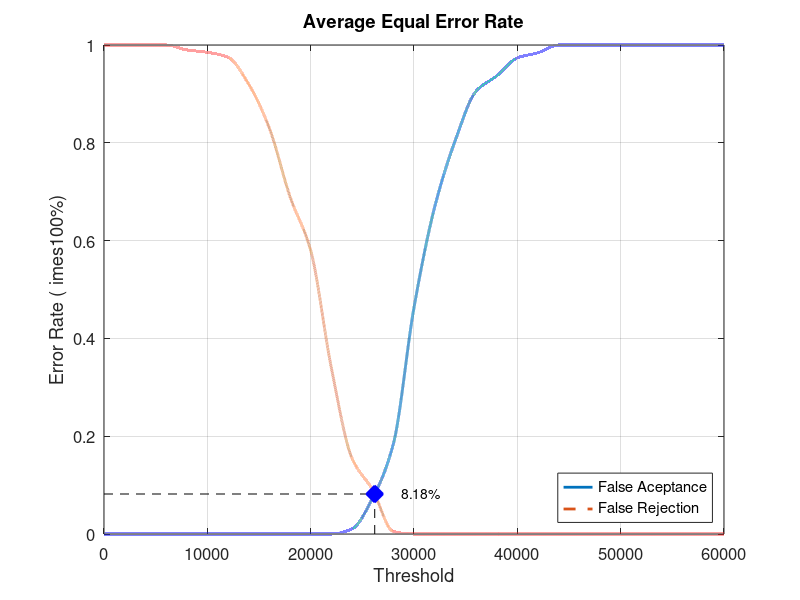
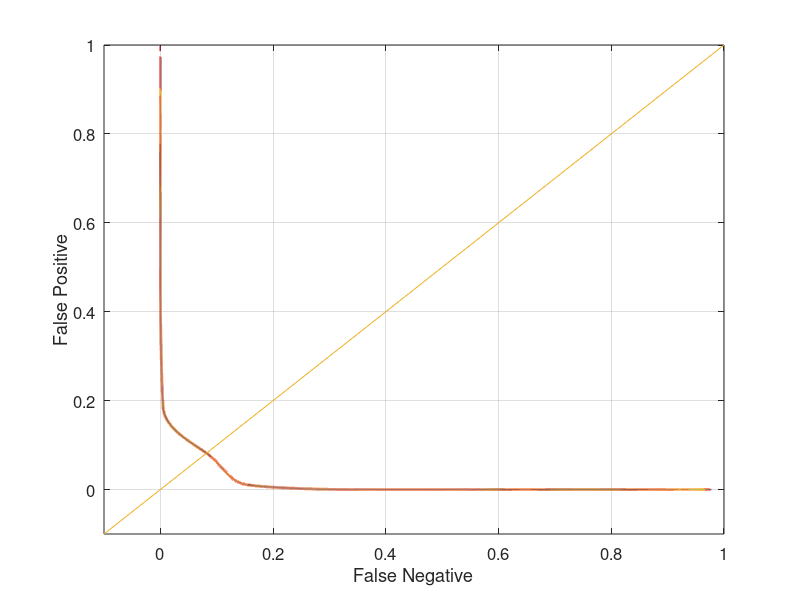

Here is the MATLAB script that generated these plots, in order:
close all;
clear;
clc;
x = 0:2000:60000;
xq = 0:0.5:60000;

y0 = [0 0 0 0 0 0 0 0 0 0 0 0 0.0105263 0.0736842 0.184211 0.463158 0.668421 0.805263 0.905263 0.936842 0.973684 0.984211 1 1 1 1 1 1 1 1 1]
yy0 = interp1(x, y0, xq, 'pchip');
y1 = [1 1 1 1 0.99 0.985 0.975 0.92 0.83 0.69 0.58 0.34 0.155 0.09 0.005 0 0 0 0 0 0 0 0 0 0 0 0 0 0 0 0]
yy1 = interp1(x, y1, xq, 'pchip');

% Calculating EER: 
y2 = abs(y0 - y1);
find(y2 == min(y2))
yy2 = abs(yy0 - yy1);
xEER = find(yy2 == min(yy2));
xEERIndex = xq(xEER) % X-axis EER
yEER = yy0(xEER) % Y-axis EER

main = figure
plot(xq, yy0,'-','LineWidth', 2);	hold on
plot(xq, yy1,'--','LineWidth', 2);	hold on
plot([xEERIndex xEERIndex], [0 yEER], 'k--');	hold on
plot([0 xEERIndex], [yEER yEER], 'k--');	hold on
plot(xEERIndex, yEER, 'bx', 'LineWidth', 10);	hold on
text(xEERIndex + 10 * xEERIndex / 100, yEER, [num2str(round((10000 * yEER)) / 100) '%'])
legend('False Aceptance', 'False Rejection', 'Location', 'SouthEast')
xlabel('Threshold')
ylabel('Error Rate (	imes100%)')
title('Average Equal Error Rate')
set(gca, 'FontSize', 12)
axis([0 60000 0 1])
grid on

print(main, 'Database4_2Main', '-dpng');
FNRxFPR = figure('Color', [1 1 1]);
plot(yy1, yy0, '-', yy1, yy0, 'LineWidth', 2);
hold on
y = -0.1:0.1:1
plot(y, y); 
set(gca, 'FontSize', 12)
xlabel('False Negative')
ylabel('False Positive')
axis([-0.1 1 -0.1 1])
set(gca, 'FontSize', 12)
grid on

print(FNRxFPR, 'Database4_2FNRxFPR','-dpng');
